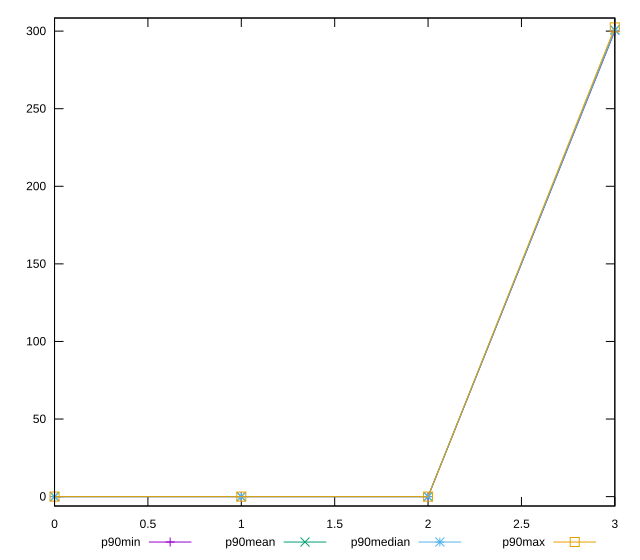

gnuplot code for this plot:
reset

$p90Min <<EOF
0 0
1 0
2 0
3 300
EOF

$p90Mean <<EOF
0 0
1 0
2 0
3 300.7471489361703
EOF

$p90Median <<EOF
0 0
1 0
2 0
3 300.59299999999996
EOF

$p90Max <<EOF
0 0
1 0
2 0
3 302.398
EOF

set key outside below
set xrange [0:3]
set yrange [-6.047960000000001:308.44596]
set trange [-6.047960000000001:308.44596]
set terminal svg size 640, 560 enhanced background rgb 'white'
set output "reports/report_00030_2021-02-24T20-42-31.540Z/uses-rel-preconnect/progression/value.svg"

plot $p90Min title "p90min" with linespoints, \
     $p90Mean title "p90mean" with linespoints, \
     $p90Median title "p90median" with linespoints, \
     $p90Max title "p90max" with linespoints

reset
